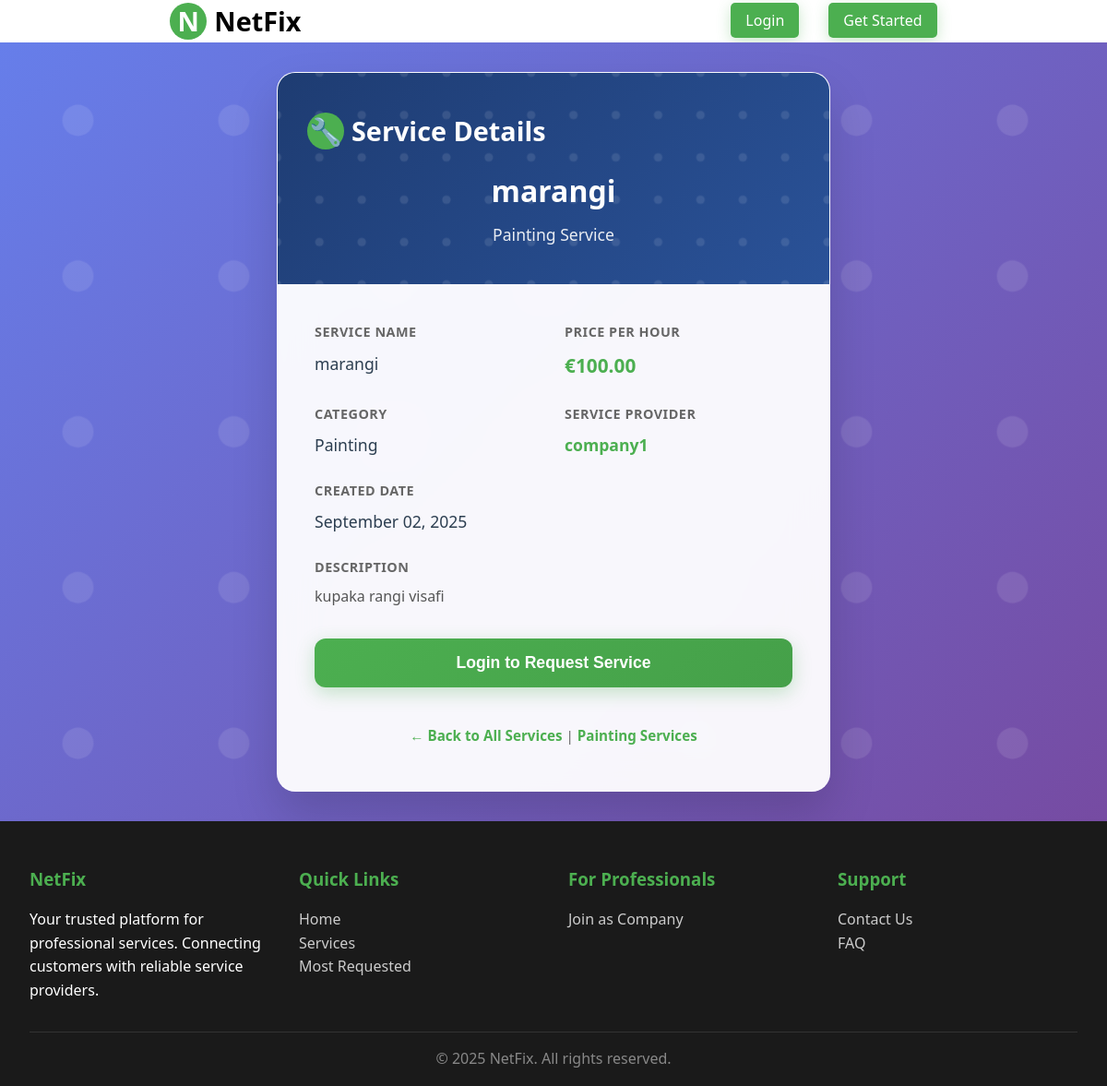
The app's page /services/1/ with its own data.
### services/models.py (models this page shows, shortened)
class Service(models.Model):
    company = models.ForeignKey(Company, on_delete=models.CASCADE, related_name='services')
    name = models.CharField(max_length=40)
    description = models.TextField()
    price_per_hour = models.DecimalField(
        decimal_places=2,
        max_digits=10,
        validators=[MinValueValidator(0)],
        default=0.00
    )
    field = models.CharField(max_length=30, blank=False, null=False, choices=SERVICE_FIELD_CHOICES)
    created_date = models.DateTimeField(auto_now_add=True, null=False)

### users/models.py (models this page shows, shortened)
class Company(models.Model):
    user = models.OneToOneField(
        User, on_delete=models.CASCADE, primary_key=True, related_name='company_profile')
    field = models.CharField(max_length=70, choices=(
        ('Air Conditioner', 'Air Conditioner'),
        ('All in One', 'All in One'),
        ('Carpentry', 'Carpentry'),
        ('Electricity', 'Electricity'),
        ('Gardening', 'Gardening'),
        ('Home Machines', 'Home Machines'),
        ('Housekeeping', 'Housekeeping'),
        ('Interior Design', 'Interior Design'),
        ('Locks', 'Locks'),
        ('Painting', 'Painting'),
        ('Plumbing', 'Plumbing'),
        ('Water Heaters', 'Water Heaters')
    ), blank=False, null=False)
    rating = models.IntegerField(
        validators=[MaxValueValidator(5), MinValueValidator(0)], default=0)

class User(AbstractUser):
    email = models.EmailField(unique=True)
    username = models.CharField(max_length=150, unique=True)
    is_company = models.BooleanField(default=False)
    is_customer = models.BooleanField(default=False)
    USERNAME_FIELD = 'email'
    REQUIRED_FIELDS = ['username']

### services/views.py (the view)
# urls.py: path('<int:pk>/', views.service_detail, name='service_detail'),
def service_detail(request, pk):
    try:
        service = get_object_or_404(Service, pk=pk)
        return render(request, 'services/single_service.html', {'service': service})
    except Exception as e:
        messages.error(request, 'Service not found or unable to load.')
        return redirect('services:services_list')

### services/templates/services/single_service.html (shortened to what this page needs)
{% extends 'main/base.html' %}
{% load static %}
{% block content %}
<link rel="stylesheet" href="{% static 'css/registration.css' %}">
<div class="registration-page">
    <div class="register-container">
        <div class="register-header">
            <div class="logo">
                <div class="logo-icon">🔧</div>
                <span>Service Details</span>
            </div>
            <h1 class="register-title">{{ service.name }}</h1>
            <p class="register-subtitle">{{ service.field }} Service</p>
        </div>
        <div class="register-form">
            <div class="info-grid">
                <div class="info-item">
                    <div class="info-label">Service Name</div>
                    <div class="info-value">{{ service.name }}</div>
                </div>
                <div class="info-item">
                    <div class="info-label">Price per Hour</div>
                    <div class="info-value price-highlight">€{{ service.price_per_hour }}</div>
                </div>
                <div class="info-item">
                    <div class="info-label">Category</div>
                    <div class="info-value">{{ service.field }}</div>
                </div>
                <div class="info-item">
                    <div class="info-label">Service Provider</div>
                    <div class="info-value">
                        <a href="{% url 'users:company_profile' service.company.user.id %}" class="provider-link">
                            {{ service.company.user.username }}
                        </a>
                    </div>
                </div>
                <div class="info-item">
                    <div class="info-label">Created Date</div>
                    <div class="info-value">{{ service.created_date|date:"F d, Y" }}</div>
                </div>
                <div class="info-item full-width">
                    <div class="info-label">Description</div>
                    <div class="info-value description-text">{{ service.description|linebreaks }}</div>
                </div>
            </div>
            {% if request.user.is_authenticated %}
                {% if request.user.is_customer %}
                    <button type="button" class="submit-btn" onclick="window.location.href='{% url 'services:request_service' service.id %}'">
                        Request This Service
                    </button>
                {% endif %}
            {% else %}
                <button type="button" class="submit-btn" onclick="window.location.href='{% url 'users:login_user' %}'">
                    Login to Request Service
                </button>
            {% endif %}
            <div class="login-link">
                <a href="{% url 'services:services_list' %}">← Back to All Services</a>
                {% if service.field %}
                    | <a href="{% url 'services:services_field' service.field|lower|slugify %}">{{ service.field }} Services</a>
                {% endif %}
            </div>
        </div>
    </div>
</div>
{% endblock %}

### static/css/style.css (style rules this page uses)
* { margin: 0; padding: 0; box-sizing: border-box; }
body { font-family: 'Segoe UI', Tahoma, Geneva, Verdana, sans-serif; line-height: 1.6; overflow-x: hidden; }
.logo { display: flex; align-items: center; gap: 0.5rem; font-size: 1.8rem; font-weight: bold; }
.logo-icon { width: 40px; height: 40px; background: #4CAF50; border-radius: 50%; display: flex; align-items: center; justify-content: center; color: white; font-weight: bold; }
html, body { height: 100%; margin: 0; padding: 0; }
body { display: flex; flex-direction: column; min-height: 100vh; }
.registration-page { background: linear-gradient(135deg, #667eea 0%, #764ba2 100%); min-height: 100vh; display: flex; align-items: center; justify-content: center; padding: 2rem 0; position: relative; overflow: hidden; flex: 1; }
.registration-page::before { content: ''; position: absolute; top: 0; left: 0; right: 0; bottom: 0; animation: float 20s ease-in-out infinite; }
.register-container { background: rgba(255, 255, 255, 0.95); backdrop-filter: blur(20px); border-radius: 20px; box-shadow: 0 25px 50px rgba(0, 0, 0, 0.15); width: 100%; max-width: 500px; margin: 0 auto; overflow: hidden; position: relative; z-index: 2; border: 1px solid rgba(255, 255, 255, 0.2); }
.register-header { background: linear-gradient(135deg, #1e3c72 0%, #2a5298 100%); color: white; padding: 2.5rem 2rem; text-align: center; position: relative; overflow: hidden; }
.register-header::before { content: ''; position: absolute; top: -50%; left: -50%; width: 200%; height: 200%; animation: float 20s ease-in-out infinite; }
.register-header .logo { margin-bottom: 1rem; position: relative; z-index: 2; }
.register-title { font-size: 2rem; margin-bottom: 0.5rem; position: relative; z-index: 2; font-weight: 700; }
.register-subtitle { opacity: 0.9; position: relative; z-index: 2; font-size: 1.1rem; }
.register-form { padding: 2.5rem; width: 100%; box-sizing: border-box; }
.submit-btn { width: 100%; background: linear-gradient(135deg, #4CAF50, #45a049); color: white; padding: 1rem 2rem; border: none; border-radius: 12px; font-size: 1.1rem; font-weight: bold; cursor: pointer; transition: all 0.3s ease; box-shadow: 0 6px 20px rgba(76, 175, 80, 0.3); position: relative; overflow: hidden; }
.submit-btn::before { content: ''; position: absolute; top: 0; left: -100%; width: 100%; height: 100%; background: linear-gradient(90deg, transparent, rgba(255,255,255,0.2), transparent); transition: left 0.5s; }
.login-link { text-align: center; margin-top: 2rem; color: #666; font-size: 0.95rem; }
.login-link a { color: #4CAF50; text-decoration: none; font-weight: 600; transition: all 0.3s ease; }
.provider-link { color: #4CAF50; text-decoration: none; font-weight: bold; font-size: 1.1rem; transition: color 0.3s ease; }

### static/css/registration.css (style rules this page uses)
.registration-page .register-container { max-width: 600px; }
.login-link a { display: inline-flex; align-items: center; gap: 0.5rem; color: #4CAF50; text-decoration: none; font-weight: 600; transition: all 0.3s ease; padding: 0.5rem 0; }
.info-grid { display: grid; grid-template-columns: 1fr 1fr; gap: 1.5rem; margin-bottom: 2rem; }
.info-item { display: flex; flex-direction: column; gap: 0.5rem; }
.info-item.full-width { grid-column: 1 / -1; }
.info-label { font-weight: 600; color: #666; font-size: 0.9rem; text-transform: uppercase; letter-spacing: 0.5px; }
.info-value { color: #2c3e50; font-weight: 500; font-size: 1.1rem; word-wrap: break-word; }
.price-highlight { color: #4CAF50 !important; font-weight: bold !important; font-size: 1.3rem !important; }
.description-text { line-height: 1.6; color: #555 !important; font-size: 1rem !important; font-weight: normal !important; }
.provider-link { color: #4CAF50; text-decoration: none; font-weight: 600; transition: color 0.3s ease; }

### records on screen
Service: name "marangi", field "Painting", price_per_hour "100.00", company.user.username "company1", created_date "September 02, 2025", description "kupaka rangi visafi"
